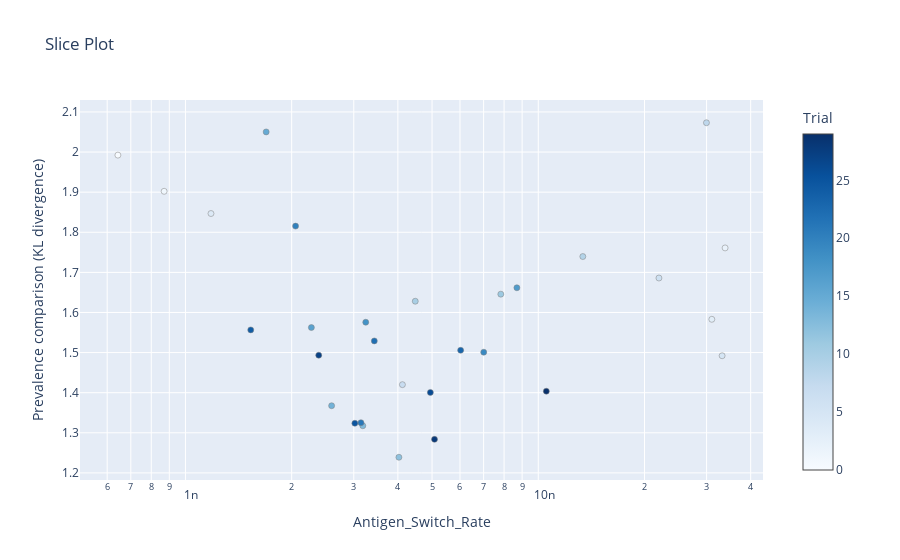

The cell this chart's notebook holds for it:
### Code cell
optuna.visualization.plot_slice(study, target_name="Prevalence comparison (KL divergence)")

### Figure 1 — Plotly figure (JSON) as saved in the notebook; plotly's stock layout.template omitted (floating-point values rounded to 4 significant figures)
{"data": [{"marker": {"color": [0, 1, 2, 3, 4, 5, 6, 7, 8, 9, 10, 11, 12, 13, 14, 15, 16, 17, 18, 19, 20, 21, 22, 23, 24, 25, 26, 27, 28, 29], "colorbar": {"title": {"text": "Trial"}, "x": 1, "xpad": 40}, "colorscale": [[0, "rgb(247,251,255)"], [0.125, "rgb(222,235,247)"], [0.25, "rgb(198,219,239)"], [0.375, "rgb(158,202,225)"], [0.5, "rgb(107,174,214)"], [0.625, "rgb(66,146,198)"], [0.75, "rgb(33,113,181)"], [0.875, "rgb(8,81,156)"], [1, "rgb(8,48,107)"]], "line": {"color": "Grey", "width": 0.5}}, "mode": "markers", "showlegend": false, "type": "scatter", "x": [6.435e-10, 8.7e-10, 3.385e-08, 3.104e-08, 1.181e-09, 3.32e-08, 2.198e-08, 4.121e-09, 2.997e-08, 1.337e-08, 4.481e-09, 7.831e-09, 4.027e-09, 3.182e-09, 2.596e-09, 1.694e-09, 2.275e-09, 8.697e-09, 3.244e-09, 7.006e-09, 2.052e-09, 3.144e-09, 3.43e-09, 6.026e-09, 1.531e-09, 3.021e-09, 4.945e-09, 2.387e-09, 5.081e-09, 1.054e-08], "y": [1.992, 1.902, 1.761, 1.583, 1.847, 1.492, 1.686, 1.42, 2.073, 1.739, 1.628, 1.646, 1.239, 1.318, 1.368, 2.05, 1.562, 1.662, 1.576, 1.501, 1.815, 1.325, 1.529, 1.506, 1.557, 1.324, 1.401, 1.493, 1.284, 1.404]}], "layout": {"title": {"text": "Slice Plot"}, "xaxis": {"title": {"text": "Antigen_Switch_Rate"}, "type": "log"}, "yaxis": {"title": {"text": "Prevalence comparison (KL divergence)"}}}}
